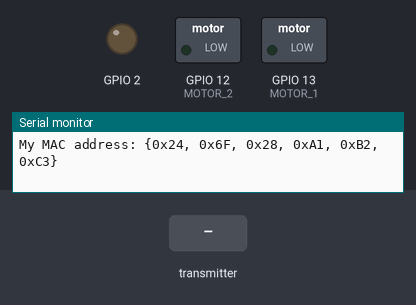
The sketch below on a simulated ESP32. Parts: switched loads named in the sketch (green lamp = pin HIGH), output pins drawn as LEDs (lit = HIGH), the last lines printed to the serial monitor. Inputs (shaded band) come from the test bench.

Above: at 1.2 s.
1.3 s: the transmitter starts sending open = 0
At 2.3 s:
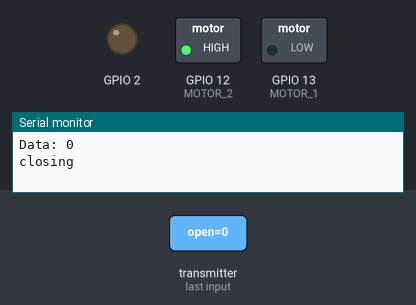
2.8 s: the transmitter starts sending open = 1
Timing chart, 0 to 15.3 s (numbered marks = the images above; inputs shaded):
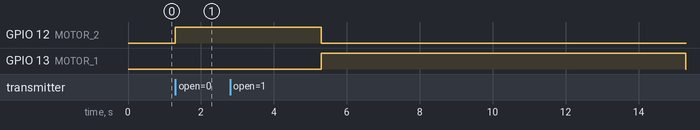

The sketch:

curtains.ino
```cpp
#include <WiFi.h>
#include <esp_wifi.h>
#include <esp_now.h>

#define MOTOR_1 13
#define MOTOR_2 12

typedef struct struct_recv
{
  bool open;
} struct_recv;
struct_recv recv_data;

void OnDataRecv(const uint8_t * mac, const uint8_t *incomingData, int len)
{
  memcpy(&recv_data, incomingData, sizeof(recv_data));
  Serial.print("Data: ");
  Serial.println(recv_data.open);

  if(recv_data.open)
  {
    Serial.println("opening");
    digitalWrite(MOTOR_1, HIGH);
    digitalWrite(MOTOR_2, LOW);
    delay(2000);
    digitalWrite(MOTOR_1, LOW);
    digitalWrite(MOTOR_2, LOW);
  } else
  {
    Serial.println("closing");
    digitalWrite(MOTOR_1, LOW);
    digitalWrite(MOTOR_2, HIGH);
    delay(2000);
    digitalWrite(MOTOR_1, LOW);
    digitalWrite(MOTOR_2, LOW);
  }
}

void setup()
{
  Serial.begin(115200);
  pinMode(2, OUTPUT);
  digitalWrite(2, LOW);

  //init WiFi & read MAC address
  WiFi.mode(WIFI_STA);
  uint8_t baseMac[6];
  esp_err_t ret = esp_wifi_get_mac(WIFI_IF_STA, baseMac);
  Serial.printf("My MAC address: {0x%02X, 0x%02X, 0x%02X, 0x%02X, 0x%02X, 0x%02X}\n",
                baseMac[0], baseMac[1], baseMac[2],
                baseMac[3], baseMac[4], baseMac[5]);
  //init esp-now
  if (esp_now_init() != ESP_OK) {
    Serial.println("Error initializing ESP-NOW");
    return;
  }
  //register recieve callback
  esp_now_register_recv_cb(esp_now_recv_cb_t(OnDataRecv));

  pinMode(MOTOR_1, OUTPUT);
  digitalWrite(MOTOR_1, LOW);
  pinMode(MOTOR_2, OUTPUT);
  digitalWrite(MOTOR_2, LOW);
}

void loop()
{
}
```

Measured:
- after the input at 1.3 s, GPIO 12 (MOTOR_2): LOW → HIGH at once
- after the input at 2.8 s, GPIO 12 (MOTOR_2): HIGH → LOW after 2.5 s; GPIO 13 (MOTOR_1): LOW → HIGH after 2.5 s
